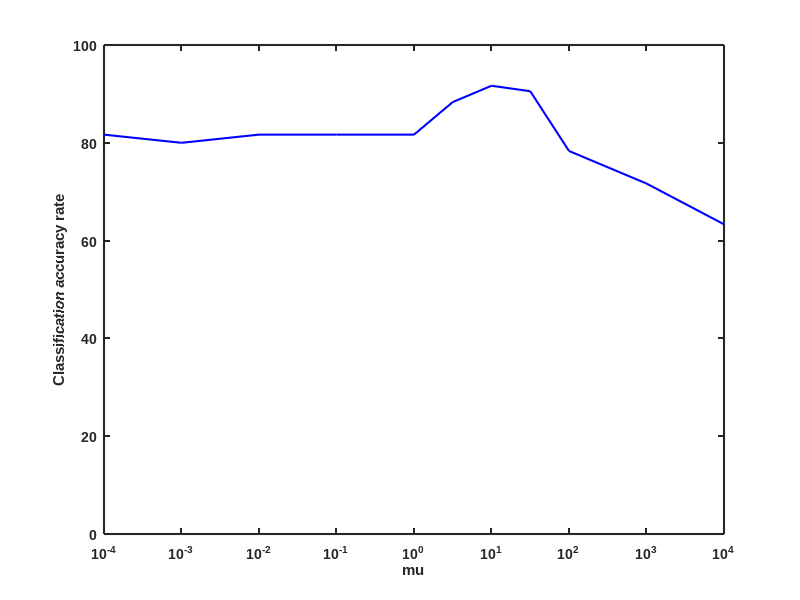

Reproduce this figure in MATLAB. (Note: this script raises an error after producing the figure.)
clear;
clc;
x1=[0.0001,0.001,0.01,0.1,1,3.1622,10,31.62,100,1000,10000]

y1=[81.67,80,81.67,81.67,81.67,88.33,91.667,90.55,78.33,71.67,63.33];

figure(1)

plot(x1,y1,'b-','LineWidth',1.5);

axis([0 10000 0 100])
set(gca,'xscale','log')
% set(gca, 'ylim', [0, 100])
% set(gca, 'xlim', [0, 1000])
xlabel('mu','FontName','Arial','FontSize',11,'FontWeight','Bold');
ylabel('Classification accuracy rate','FontName','Arial','FontSize',11,'FontWeight','Bold');

%legend('line')
set(gca,'LineWidth', 1.5,'FontName','Arial','FontSize',10,'FontWeight','Bold')

export_fig yale_u.eps -painters -transparent
